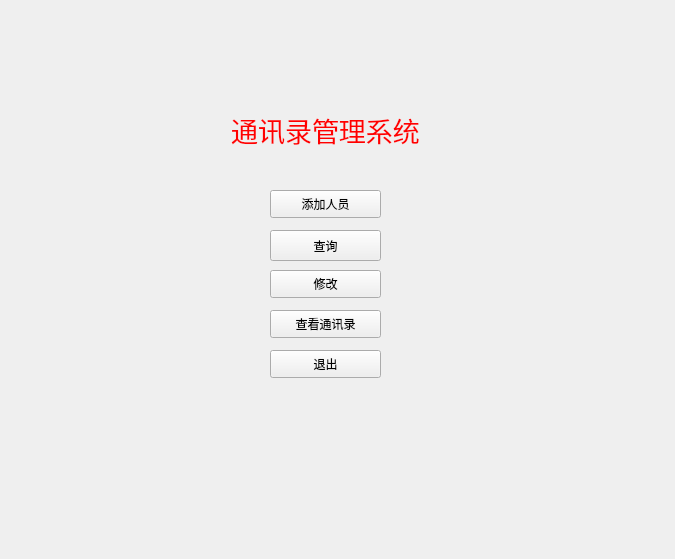
<?xml version="1.0" encoding="UTF-8"?>
<ui version="4.0">
 <class>Menu</class>
 <widget class="QWidget" name="Menu">
  <property name="geometry">
   <rect>
    <x>0</x>
    <y>0</y>
    <width>675</width>
    <height>559</height>
   </rect>
  </property>
  <property name="windowTitle">
   <string>通讯录管理系统菜单</string>
  </property>
  <widget class="QPushButton" name="addButton">
   <property name="geometry">
    <rect>
     <x>270</x>
     <y>190</y>
     <width>111</width>
     <height>28</height>
    </rect>
   </property>
   <property name="text">
    <string>添加人员</string>
   </property>
  </widget>
  <widget class="QPushButton" name="selectButton">
   <property name="geometry">
    <rect>
     <x>270</x>
     <y>230</y>
     <width>111</width>
     <height>31</height>
    </rect>
   </property>
   <property name="text">
    <string>查询</string>
   </property>
  </widget>
  <widget class="QPushButton" name="changeButton">
   <property name="geometry">
    <rect>
     <x>270</x>
     <y>270</y>
     <width>111</width>
     <height>28</height>
    </rect>
   </property>
   <property name="text">
    <string>修改</string>
   </property>
  </widget>
  <widget class="QPushButton" name="exitButton">
   <property name="geometry">
    <rect>
     <x>270</x>
     <y>350</y>
     <width>111</width>
     <height>28</height>
    </rect>
   </property>
   <property name="text">
    <string>退出</string>
   </property>
  </widget>
  <widget class="QPushButton" name="showButton">
   <property name="geometry">
    <rect>
     <x>270</x>
     <y>310</y>
     <width>111</width>
     <height>28</height>
    </rect>
   </property>
   <property name="text">
    <string>查看通讯录</string>
   </property>
  </widget>
  <widget class="QLabel" name="label">
   <property name="geometry">
    <rect>
     <x>190</x>
     <y>90</y>
     <width>271</width>
     <height>81</height>
    </rect>
   </property>
   <property name="text">
    <string>&lt;html&gt;&lt;head/&gt;&lt;body&gt;&lt;p align=&quot;center&quot;&gt;&lt;span style=&quot; font-size:20pt; color:#ff0000;&quot;&gt;通讯录管理系统&lt;/span&gt;&lt;/p&gt;&lt;/body&gt;&lt;/html&gt;</string>
   </property>
  </widget>
 </widget>
 <resources/>
 <connections/>
</ui>
